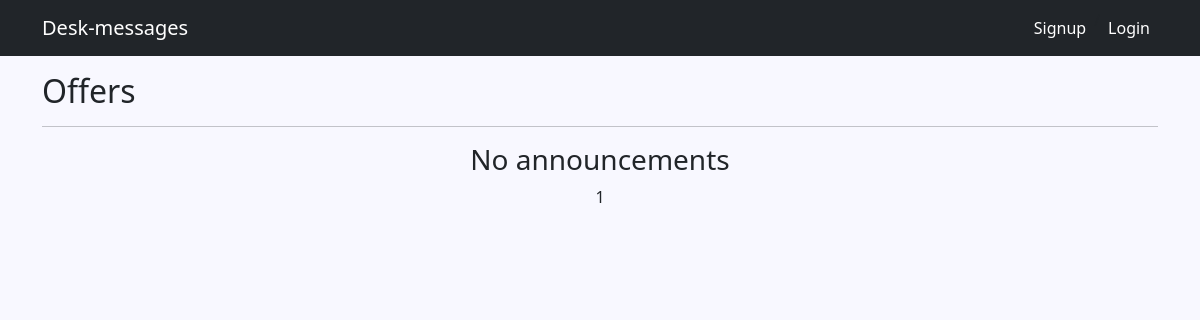
The app's page /, older data.
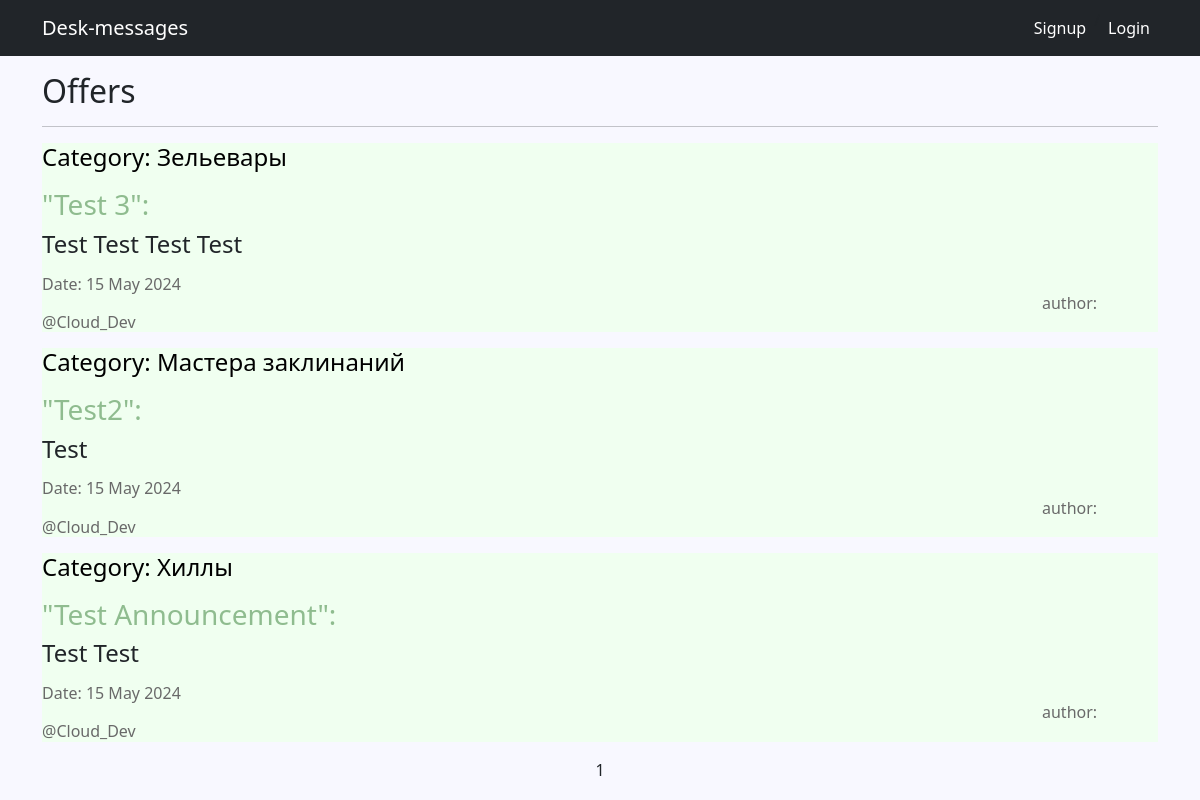
The same page, newer data.
### announcements/models.py (models this page shows, shortened)
class Announcement(models.Model):
    time_in = models.DateTimeField(auto_now_add=True)
    title = models.CharField(max_length=115)
    announcement_text = RichTextUploadingField()
    author = models.ForeignKey(Author, on_delete=models.CASCADE, related_name='announcements')
    category = models.ForeignKey(Category, on_delete=models.CASCADE, related_name='announcements')

class Category(models.Model):
    tanks = "TA"
    healths = "HE"
    dd = "DD"
    merchants = "ME"
    guild_masters = "GM"
    quests_givers = "QG"
    blacksmiths = "BS"
    tanners = "TN"
    potion_makers = "PM"
    spell_masters = "SM"
    POSITIONS = [
        (tanks, "Танки"),
        (healths, "Хиллы"),
        (dd, "ДД"),
        (merchants, "Торговцы"),
        (guild_masters, "Гилдмастеры"),
        (quests_givers, "Квестгиверы"),
        (blacksmiths, "Кузнецы"),
        (tanners, "Кожевники"),
        (potion_makers, "Зельевары"),
        (spell_masters, "Мастера заклинаний"),
    ]
    category_name = models.CharField(max_length=2,
                                     choices=POSITIONS,
                                     unique=True,
                                     default=tanks)
    def __str__(self):
        return self.get_category_name_display()

class Author(models.Model):
    author_name = models.OneToOneField(User, on_delete=models.CASCADE)
    def __str__(self):
        return self.author_name.username

### announcements/views.py (the view)
# urls.py: path('', AnnouncementList.as_view(), name='announcement_list'),
class AnnouncementList(ListView):
    model = Announcement
    ordering = '-time_in'
    template_name = 'announcements/list.html'
    context_object_name = 'announcements'
    paginate_by = 5

### templates/announcements/list.html (shortened to what this page needs)
{% extends 'default.html' %}
{% load custom_tags %}
{% block content %}
    <h2 style="text-align: left;">
        Offers
    </h2>
    <hr/>
    {% if announcements %}
        {% for announcement in announcements %}
        <div align="left" style="background-color: #F0FFF0">
            <h4 style="color: #000000">
                Category: {{ announcement.category }}
            </h4>
            <h3>
                <a href="{% url 'announcement_detail' pk=announcement.id %}">"{{ announcement.title }}":</a>
            </h3>
            <h4>
                {{announcement.announcement_text|safe }}
            </h4>
            <h6 style="text-align: left; color: #696969" >
                Date: {{ announcement.time_in|date:'d M Y' }} <span style='padding-left:1000px;'> author: @{{ announcement.author }} </span>
            </h6>
        </div>
        {% endfor %}
    {% else %}
        <h3>No announcements</h3>
    {% endif %}
    {{ page_obj.number }}
{% endblock content %}

### templates/default.html (shortened to what this page needs)
<!DOCTYPE html>
<html lang="en">
    <head>
        {% load static %}
        <link href="{% static 'css/styles.css' %}" rel="stylesheet" />
    </head>
    <body>
        <nav class="navbar navbar-expand-lg navbar-dark bg-dark">
            <div class="container">
                <a class="navbar-brand" href="{% url 'announcement_list' %}">Desk-messages</a>
                <div class="collapse navbar-collapse" id="navbarSupportedContent">
                    <ul class="navbar-nav ms-auto mb-2 mb-lg-0">
                        {% if request.user.is_authenticated %}
                            <li class="nav-item"><a class="nav-link active" href="http://127.0.0.1:8000/accounts/logout">@{{ user.username }} | Logout</a></li>
                            <li class="nav-item"><a class="nav-link active" href="{% url 'author_announcements' %}">Announcements</a></li>
                        {% else %}
                            <li class="nav-item"><a class="nav-link active" href="http://127.0.0.1:8000/accounts/signup">Signup</a></li>/<li class="nav-item"><a class="nav-link active" href="http://127.0.0.1:8000/accounts/login">Login</a></li>
                        {% endif %}
                    </ul>
                </div>
            </div>
        </nav>
        <div class="container">
            <div class="row">
                <div class="col-lg-12 text-center">
                    {% block content %}
                    {% endblock content %}
                </div>
            </div>
        </div>
    </body>
</html>

### templates/default.html (style rules this page uses)
body { background-color: #F8F8FF; }
a { color: #8FBC8F; text-decoration: none; }

Row changes from the older to the newer data that the page shows:
added Announcement: category "Зельевары", title "Test 3", announcement_text "Test Test Test Test", time_in "15 May 2024", author "Cloud_Dev"
added Announcement: category "Мастера заклинаний", title "Test2", announcement_text "Test", time_in "15 May 2024", author "Cloud_Dev"
added Announcement: category "Хиллы", title "Test Announcement", announcement_text "Test Test", time_in "15 May 2024", author "Cloud_Dev"
Text that changed along with them:
text no longer shown: "No announcements"
